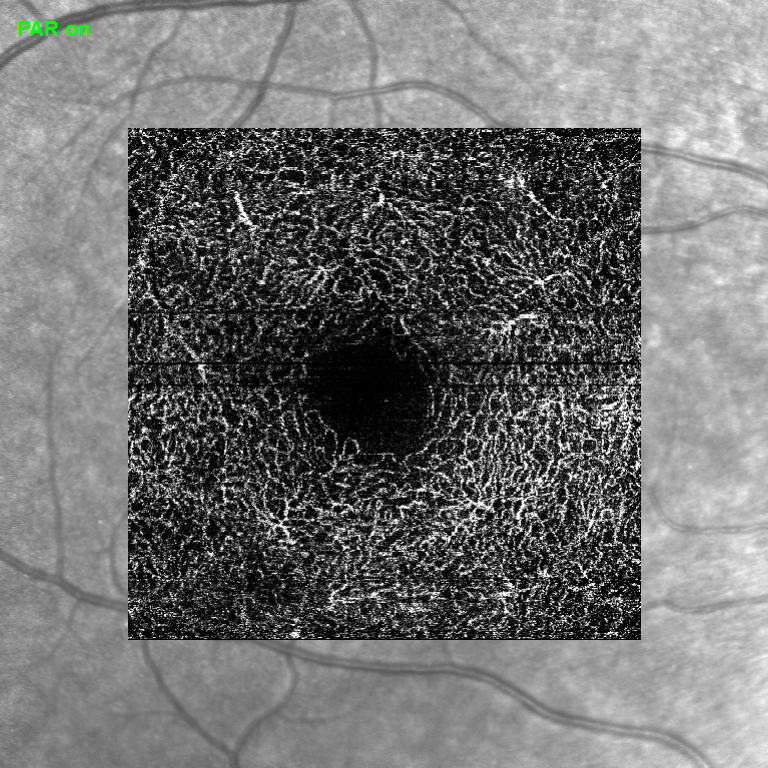
#> input picture data/A09_R/A09 A09 OD 2020-10-30T105858 OCTA  07_DVC PARon v6.16.7.0.png, 768 x 768 px
$ python extract_edges.py
#> lines starting #> are read from the running program, lines starting #| are printed output that depends on the picture; after the words box and inside, x2 and y2 are one past the last pixel; in counts of white or black regions, pixels touching at a corner belong together
# -*- coding: utf-8 -*-
"""
Created on Tue Nov 17 14:19:31 2020

@author: junea
"""

import numpy as np
import cv2
import matplotlib.pyplot as plot

# Import input image
imagetocrop = plot.imread("./data/A09_R/A09 A09 OD 2020-10-30T105858 OCTA  07_DVC PARon v6.16.7.0.png")
#> imagetocrop is the input picture: shape (768, 768, 3) float32; mean R, G, B 0.448, 0.448, 0.448
# Cortamos la imagen
image = imagetocrop[150:640, 130:600]
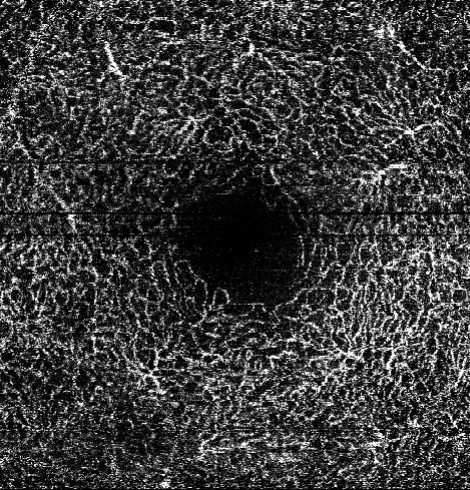
#> image: shape (490, 470, 3) float32; min 0, max 1, mean 0.233
plot.figure()
plot.axis("off")
plot.imshow(image)
i_gray = cv2.cvtColor(image,cv2.COLOR_RGB2GRAY)
size=i_gray.shape
#> size = (490, 470)

#Media de los píxeles
def media(size):
#> called with size = (490, 470)
 	sume = 0
 	dim = size[0]*size[1]
#> dim = 230300
 	for i in range(size[0]):
         for j in range(size[1]):
             sume += i_gray[i,j]
#> after the loop, sume = 53659.9
 	return sume/dim


media = media(size)
#> media = 0.233

#Image processing
# 1. White top hat
# Getting the kernel to be used in Top-Hat
filterSize =(11,11)
# MORPH_RECT / MORPH_CROSS / MORPH_ELLIPSE
elem = cv2.getStructuringElement(cv2.MORPH_ELLIPSE, filterSize)

def whitetophat(i_crop, elem):
    """The white_tophat of an image is defined as the image minus its
        morphological opening. This operation returns the bright spots
        of the image that are smaller than the structuring element"""

    i_crop = i_crop.copy()
    w_tophat = cv2.morphologyEx(i_crop, cv2.MORPH_TOPHAT,elem)
    return w_tophat

w_tophat = whitetophat(image, elem)
plot.figure()
plot.axis("off")
plot.title("White top hat")
plot.imshow(w_tophat)

# 2. Edges identification
def canny(w_tophat, filterSize, size):
    # Reducción de ruido mediante filtro Gaussiano
#> called with filterSize = (11, 11), size = (490, 470)
    i_gaussian = cv2.GaussianBlur(w_tophat,filterSize,2)
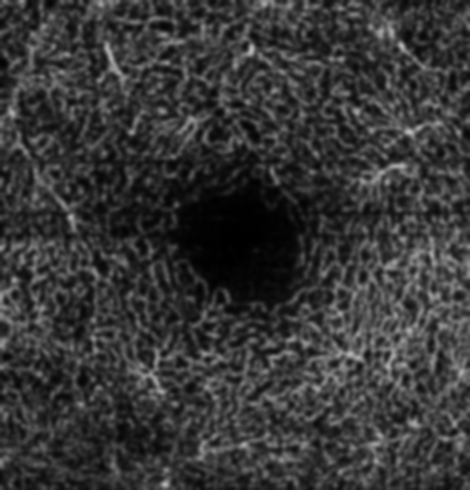
#> i_gaussian: shape (490, 470, 3) float32; min 0.000832, max 0.74, mean 0.215
    # Normalización de la imagen
    i_normalized = cv2.normalize (i_gaussian,None,0,255,cv2.NORM_MINMAX)
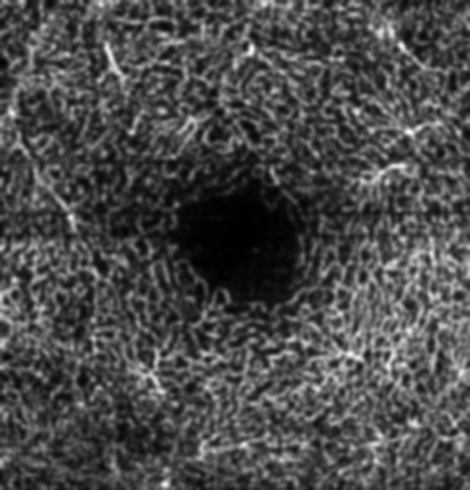
#> i_normalized: shape (490, 470, 3) float32; min 1.34e-08, max 255, mean 74
    # Detección de bordes
    i_edges = cv2.Canny (np.uint8(i_normalized),0, media+media*0.7*0.2)
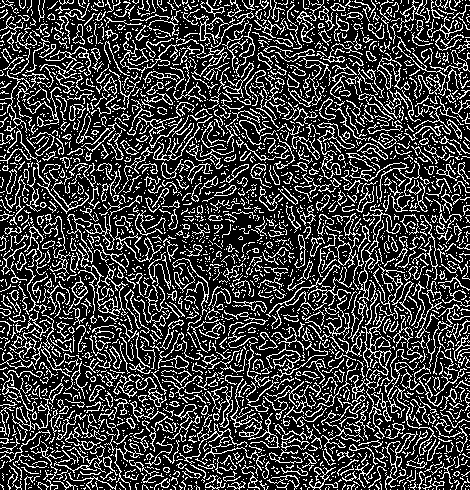
#> i_edges: shape (490, 470); 24.3% white in thin lines or dots
    #edges = cv2.Canny(np.uint8(edges),t1,t2)     t2 = m+m*0.2*precision,2 ¿xq es este el máximo?
    return i_edges

i_edges = canny(w_tophat, filterSize, size)
plot.figure()
plot.axis("off")
plot.title("Canny - Edges identification")
plot.imshow(i_edges, cmap='gray')

# 3. Closed / Opened: para eliminar la mayoría de los falsos positivos
def closed (i_edges, elem):
    i_closed = cv2.morphologyEx(i_edges,cv2.MORPH_CLOSE,elem)
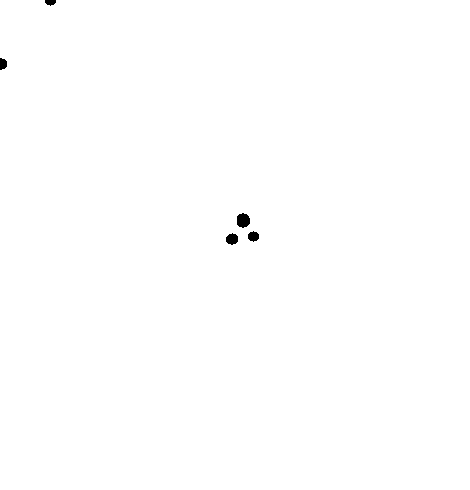
#> i_closed: shape (490, 470); 99.8% white; 5 black regions, box (x1, y1, x2, y2) and area: (237, 213, 250, 228) 154, (226, 233, 238, 245) 108, (248, 231, 259, 242) 89, (0, 58, 7, 70) 68, (45, 0, 56, 6) 50
    return i_closed

i_closed = closed(i_edges, elem)
plot.figure()
plot.subplot(1,2,1)
plot.axis("off")
plot.title("Closing")
plot.imshow(i_closed, cmap='gray')

# Hacemos el negativo de la imagen
i_inverted = cv2.bitwise_not(i_closed)

elem1 = cv2.getStructuringElement(cv2.MORPH_ELLIPSE,(13, 13))

def opened (i_inverted, elem):
    i_opened = cv2.morphologyEx(i_inverted,cv2.MORPH_OPEN,elem1)
#> i_opened: shape (490, 470); 0.06% white; 1 white region
    return i_opened

i_opened = opened(i_inverted, elem)

plot.subplot(1,2,2)
plot.axis("off")
plot.title("Opening")
plot.imshow(i_opened, cmap='gray')

# 4. Erode: Ajustar con mayor precisión el contorno de la segmentación a los bordes vasculares circundantes (con las operaciones morfológicas previas pierden precisión)

elem1 = cv2.getStructuringElement(cv2.MORPH_ELLIPSE, (1,1))

def erode (i_opened, elem1):
    i_eroded = cv2.erode(i_opened, elem1)
    return i_eroded

i_eroded = erode(i_opened, elem1)

plot.figure()
plot.axis("off")
plot.title("Eroded")
plot.imshow(i_eroded, cmap='gray')

# 5. Modelo de contorno: eliminar falsos negativos
# Threshold
ret,thresh = cv2.threshold(i_eroded, 217, 255,0)
contours,hierarchy = cv2.findContours(thresh,cv2.RETR_EXTERNAL,cv2.CHAIN_APPROX_SIMPLE)
#> contours = 1 contour; box (x1, y1, x2, y2) and area: (237, 214, 250, 228) 116

# Extraer columna de size
total_contours = np.zeros(len(contours))
#> total_contours = [0]
for i, contour in enumerate(contours):
    total_contours[i] = contour.shape[0]
#> this loop made 1 pass
#> after the loop, total_contours = [14]

# Mayor contorno
max_contours_ind = np.argmax(total_contours)
#> max_contours_ind = 0
i_contours = cv2.drawContours(w_tophat, contours, max_contours_ind , (0, 255, 0), 1)
plot.figure()
plot.axis("off")
plot.title("Contour")
plot.imshow(i_contours)

# Crecimiento regional: dada una región y un pixel (del contorno) lo expande hasta alcanzar el criterio de parada
i_regiongrowing = cv2.cvtColor(w_tophat,cv2.COLOR_RGB2GRAY)
# plot.figure()
# plot.title("Histograma de píxeles")
# plot.hist(i_regiongrowing)

# Choose seed points --> mitad de la imagen que es la región dentro del
sizei_reg = i_regiongrowing.shape
#> sizei_reg = (490, 470)
x = int(sizei_reg[0]/2)
#> x = 245
y = int(sizei_reg[1]/2)
#> y = 235

i_reg = np.zeros(sizei_reg)
# Threshold --> Si el pixel vecino cogido - seed point, es menor que el Threshold, se considera similar
threshold = 50

# [52 lines of commented-out code are left out]

$ run again, with data/A09_R/A09 A09 OD 2020-10-30T105858 OCTA  06_SVP PARoff v6.16.7.0.png copied over data/A09_R/A09 A09 OD 2020-10-30T105858 OCTA  07_DVC PARon v6.16.7.0.png
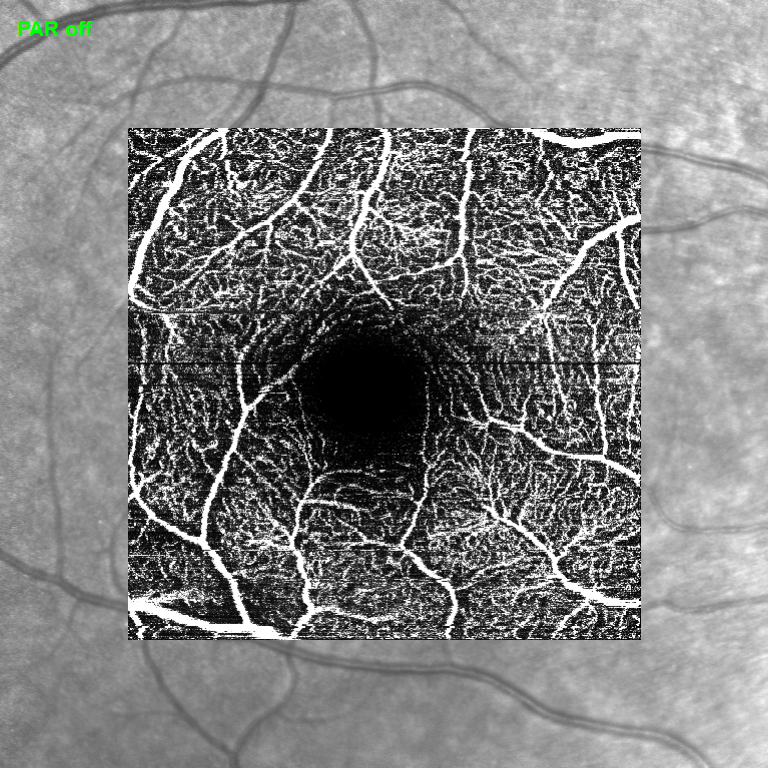
#> input picture data/A09_R/A09 A09 OD 2020-10-30T105858 OCTA  06_SVP PARoff v6.16.7.0.png, 768 x 768 px
#> imagetocrop is the input picture: shape (768, 768, 3) float32; mean R, G, B 0.506, 0.507, 0.506
#> after the loop in media, `for i in range(size[0]):`: sume = 82105
#> media = 0.357
#> in canny, `i_edges = cv2.Canny (np.uint8(i_normalized),0, media+media*0.7*0.2)`:
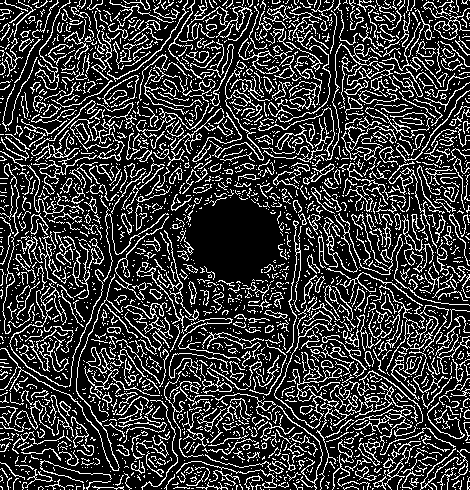
#> i_edges: shape (490, 470); 22.3% white in thin lines or dots
#> i_closed: shape (490, 470); 97.2% white; 4 black regions, box (x1, y1, x2, y2) and area: (185, 196, 284, 285) 6199, (77, 375, 89, 389) 130, (127, 476, 140, 488) 116, (158, 29, 170, 40) 100
#> i_opened: shape (490, 470); 2.7% white; 1 white region
#> contours = 1 contour; box (x1, y1, x2, y2) and area: (185, 196, 283, 284) 6031
#> `total_contours = np.zeros(len(contours))`: total_contours = [0]
#> the loop `for i, contour in enumerate(contours):` made 1 pass
#> after the loop `for i, contour in enumerate(contours):`: total_contours = [121]
#> max_contours_ind = 0
#> `# contours,hierarchy = cv2.findContours(thresh,cv2.RETR_EXTERNAL,cv2.C..`:
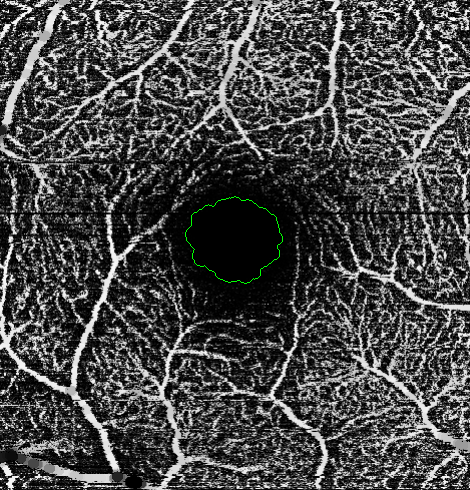
#> shown: shape (490, 470, 3) float32; mean R, G, B 0.285, 0.286, 0.285
